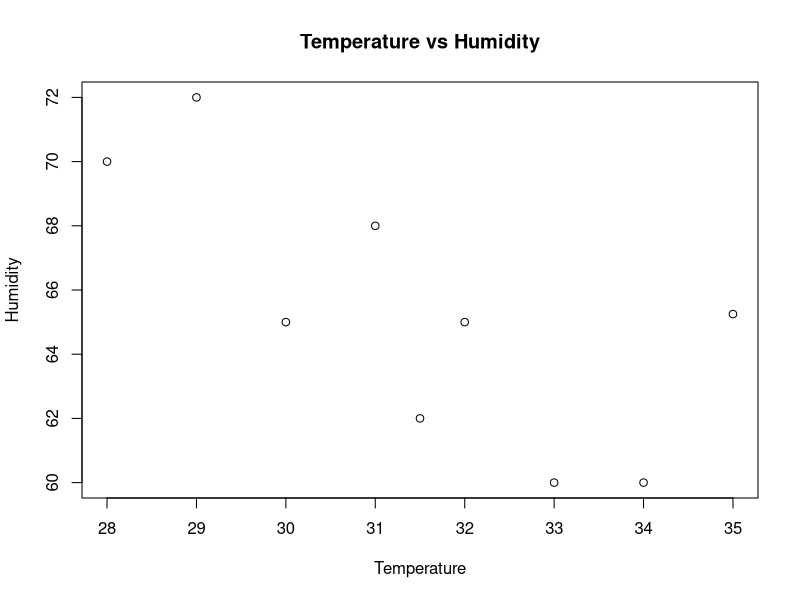
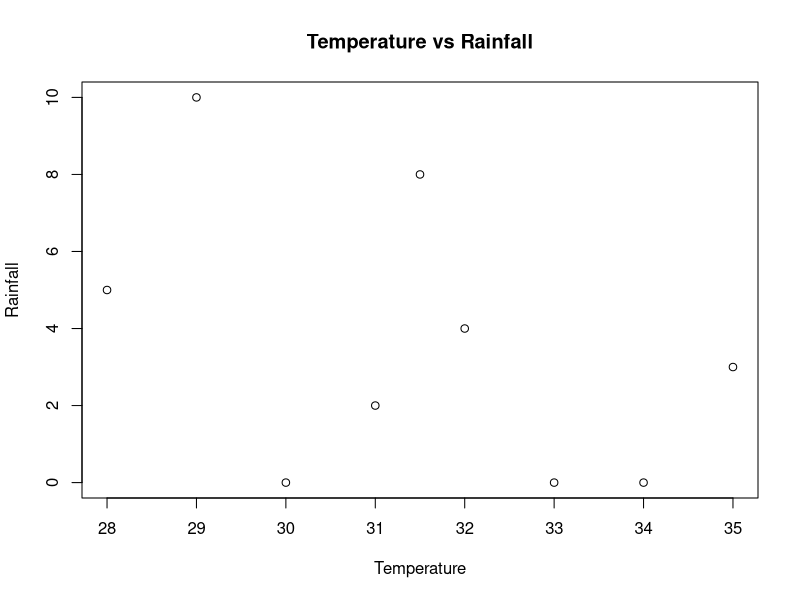
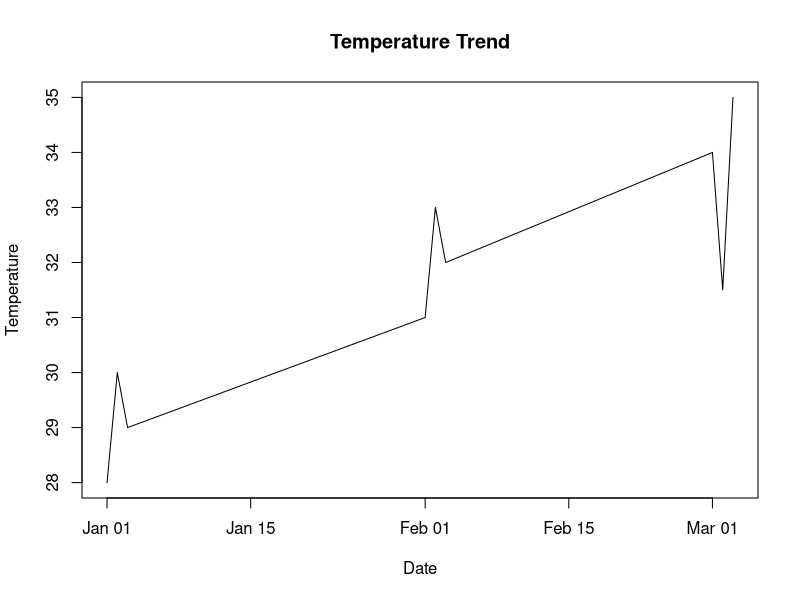

R code for these plots, in order:
library(reshape2)

# Create weather data
weather1 <- data.frame(
  Date = c("2026-01-01", "2026-01-02", "2026-01-03"),
  Temperature = c(28, 30, 29),
  Humidity = c(70, 65, 72),
  Rainfall = c(5, 0, 10),
  WindSpeed = c(12, 15, 10)
)

weather2 <- data.frame(
  Date = c("2026-02-01", "2026-02-02", "2026-02-03"),
  Temperature = c(31, 33, 32),
  Humidity = c(68, 60, 65),
  Rainfall = c(2, 0, 4),
  WindSpeed = c(14, 18, 16)
)

weather3 <- data.frame(
  Date = c("2026-03-01", "2026-03-02", "2026-03-03"),
  Temperature = c(34, NA, 35),
  Humidity = c(60, 62, NA),
  Rainfall = c(0, 8, 3),
  WindSpeed = c(20, 18, 22)
)

# Combine files/data frames
weather <- rbind(
  weather1,
  weather2,
  weather3
)

print(weather)

# Convert Date
weather$Date <- as.Date(weather$Date)

# Add Month
weather$Month <- format(
  weather$Date,
  "%B"
)

# Add Season
weather$Season <- ifelse(
  weather$Month %in% c(
    "December", "January", "February"
  ),
  "Winter",
  ifelse(
    weather$Month %in% c(
      "March", "April", "May"
    ),
    "Summer",
    "Monsoon"
  )
)

# Check missing values
print(colSums(is.na(weather)))

# Display rows with missing values
print(weather[
  !complete.cases(weather),
])

# Replace missing values
weather$Temperature[
  is.na(weather$Temperature)
] <- mean(
  weather$Temperature,
  na.rm = TRUE
)

weather$Humidity[
  is.na(weather$Humidity)
] <- mean(
  weather$Humidity,
  na.rm = TRUE
)

weather$Rainfall[
  is.na(weather$Rainfall)
] <- 0

weather$WindSpeed[
  is.na(weather$WindSpeed)
] <- mean(
  weather$WindSpeed,
  na.rm = TRUE
)

# Statistical summary
print(summary(weather))

# Average weather parameters
cat(
  "Average Temperature:",
  mean(weather$Temperature),
  "\n"
)

cat(
  "Average Humidity:",
  mean(weather$Humidity),
  "\n"
)

cat(
  "Average Rainfall:",
  mean(weather$Rainfall),
  "\n"
)

cat(
  "Average Wind Speed:",
  mean(weather$WindSpeed),
  "\n"
)

# Monthly summary
monthly <- aggregate(
  cbind(
    Temperature,
    Humidity,
    Rainfall,
    WindSpeed
  ) ~ Month,
  data = weather,
  mean
)

print(monthly)

# Seasonal summary
seasonal <- aggregate(
  cbind(
    Temperature,
    Humidity,
    Rainfall,
    WindSpeed
  ) ~ Season,
  data = weather,
  mean
)

print(seasonal)

# Reshape data using melt
long_data <- melt(
  weather,
  id.vars = c(
    "Date",
    "Month",
    "Season"
  ),
  measure.vars = c(
    "Temperature",
    "Humidity",
    "Rainfall",
    "WindSpeed"
  ),
  variable.name = "Parameter",
  value.name = "Value"
)

print(long_data)

# Cast data
wide_data <- dcast(
  long_data,
  Month ~ Parameter,
  fun.aggregate = mean
)

print(wide_data)

# Correlation
correlation <- cor(
  weather[
    c(
      "Temperature",
      "Humidity",
      "Rainfall",
      "WindSpeed"
    )
  ]
)

print(correlation)

# Temperature vs Humidity
plot(
  weather$Temperature,
  weather$Humidity,
  main = "Temperature vs Humidity",
  xlab = "Temperature",
  ylab = "Humidity"
)

# Temperature vs Rainfall
plot(
  weather$Temperature,
  weather$Rainfall,
  main = "Temperature vs Rainfall",
  xlab = "Temperature",
  ylab = "Rainfall"
)

# Temperature trend
plot(
  weather$Date,
  weather$Temperature,
  type = "l",
  main = "Temperature Trend",
  xlab = "Date",
  ylab = "Temperature"
)

# Highest temperature
print(
  weather[
    which.max(weather$Temperature),
  ]
)

# Highest rainfall
print(
  weather[
    which.max(weather$Rainfall),
  ]
)

# Save final data
write.csv(
  weather,
  "normalized_weather.csv",
  row.names = FALSE
)
